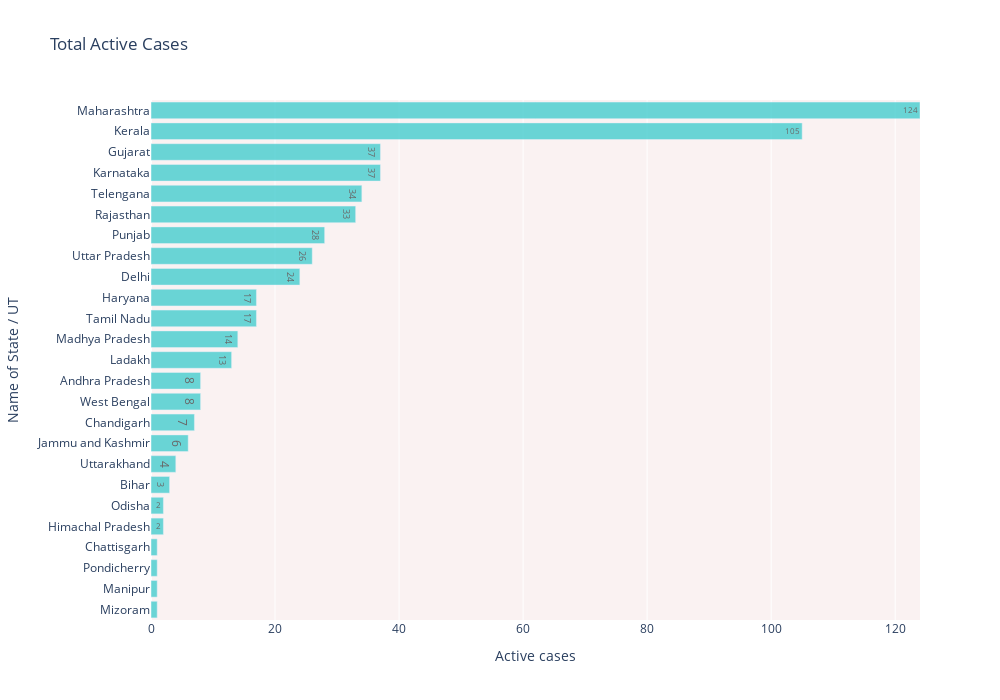

Source (notebook cell):
### Code cell
fig = px.bar(df.sort_values('Active cases', ascending=False).sort_values('Active cases', ascending=True), 
             x="Active cases", y="Name of State / UT", 
             title='Total Active Cases', 
             text='Active cases', 
             orientation='h', 
             width=1000, height=700, range_x = [0, max(df['Active cases'])])
fig.update_traces(marker_color='#46cdcf', opacity=0.8, textposition='inside')

fig.update_layout(plot_bgcolor='rgb(250, 242, 242)')
fig.show()

### Figure 1 — Plotly figure (JSON) as saved in the notebook; plotly's stock layout.template omitted (floating-point values rounded to 4 significant figures)
{"data": [{"alignmentgroup": "True", "hoverlabel": {"namelength": 0}, "hovertemplate": "Active cases=%{text}<br>Name of State / UT=%{y}", "legendgroup": "", "marker": {"color": "#46cdcf"}, "name": "", "offsetgroup": "", "opacity": 0.8, "orientation": "h", "showlegend": false, "text": [1, 1, 1, 1, 2, 2, 3, 4, 6, 7, 8, 8, 13, 14, 17, 17, 24, 26, 28, 33, 34, 37, 37, 105, 124], "textposition": "inside", "type": "bar", "x": [1, 1, 1, 1, 2, 2, 3, 4, 6, 7, 8, 8, 13, 14, 17, 17, 24, 26, 28, 33, 34, 37, 37, 105, 124], "xaxis": "x", "y": ["Mizoram", "Manipur", "Pondicherry", "Chattisgarh", "Himachal Pradesh", "Odisha", "Bihar", "Uttarakhand", "Jammu and Kashmir", "Chandigarh", "West Bengal", "Andhra Pradesh", "Ladakh", "Madhya Pradesh", "Tamil Nadu", "Haryana", "Delhi", "Uttar Pradesh", "Punjab", "Rajasthan", "Telengana", "Karnataka", "Gujarat", "Kerala", "Maharashtra"], "yaxis": "y"}], "layout": {"barmode": "relative", "height": 700, "legend": {"tracegroupgap": 0}, "plot_bgcolor": "rgb(250, 242, 242)", "title": {"text": "Total Active Cases"}, "width": 1000, "xaxis": {"anchor": "y", "domain": [0, 1], "range": [0, 124], "title": {"text": "Active cases"}}, "yaxis": {"anchor": "x", "domain": [0, 1], "title": {"text": "Name of State / UT"}}}}
